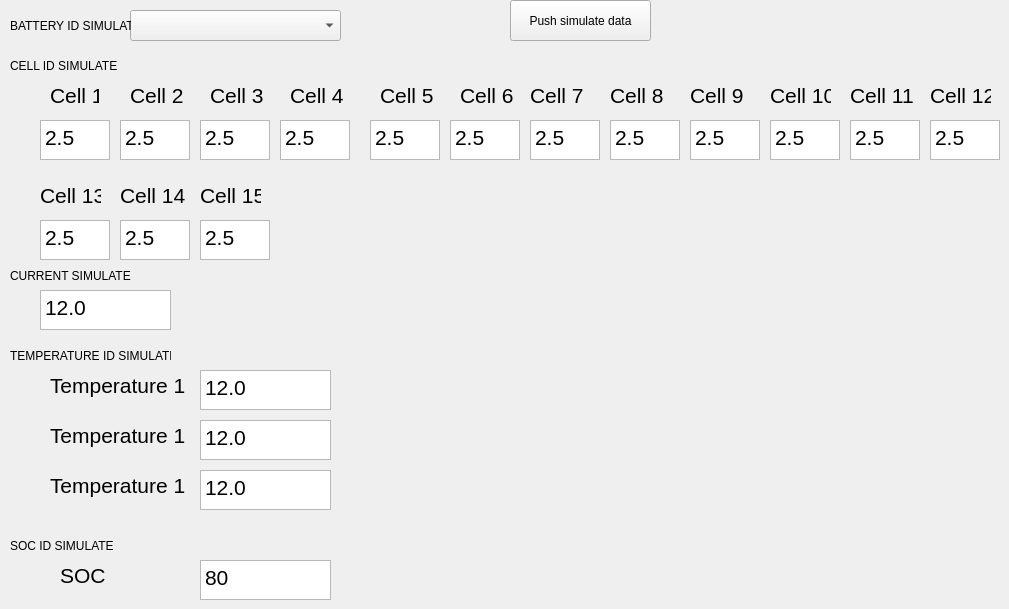
    <widget class="QWidget" name="tab_summary">
     <attribute name="title">
      <string>Page</string>
     </attribute>
     <widget class="QComboBox" name="comboBox_ID">
      <property name="geometry">
       <rect>
        <x>130</x>
        <y>10</y>
        <width>211</width>
        <height>31</height>
       </rect>
      </property>
     </widget>
     <widget class="QLabel" name="label_bat_id">
      <property name="geometry">
       <rect>
        <x>10</x>
        <y>10</y>
        <width>121</width>
        <height>31</height>
       </rect>
      </property>
      <property name="text">
       <string>BATTERY ID SIMULATE</string>
      </property>
     </widget>
     <widget class="QTextEdit" name="textEdit_cell_1">
      <property name="geometry">
       <rect>
        <x>40</x>
        <y>120</y>
        <width>70</width>
        <height>40</height>
       </rect>
      </property>
      <property name="font">
       <font>
        <pointsize>16</pointsize>
        <bold>true</bold>
       </font>
      </property>
      <property name="html">
       <string>&lt;!DOCTYPE HTML PUBLIC &quot;-//W3C//DTD HTML 4.0//EN&quot; &quot;http://www.w3.org/TR/REC-html40/strict.dtd&quot;&gt;
&lt;html&gt;&lt;head&gt;&lt;meta name=&quot;qrichtext&quot; content=&quot;1&quot; /&gt;&lt;meta charset=&quot;utf-8&quot; /&gt;&lt;style type=&quot;text/css&quot;&gt;
p, li { white-space: pre-wrap; }
hr { height: 1px; border-width: 0; }
li.unchecked::marker { content: &quot;\2610&quot;; }
li.checked::marker { content: &quot;\2612&quot;; }
&lt;/style&gt;&lt;/head&gt;&lt;body style=&quot; font-family:'Segoe UI'; font-size:16pt; font-weight:700; font-style:normal;&quot;&gt;
&lt;p style=&quot; margin-top:0px; margin-bottom:0px; margin-left:0px; margin-right:0px; -qt-block-indent:0; text-indent:0px;&quot;&gt;&lt;span style=&quot; font-weight:400;&quot;&gt;2.5&lt;/span&gt;&lt;/p&gt;&lt;/body&gt;&lt;/html&gt;</string>
      </property>
     </widget>
     <widget class="QTextEdit" name="textEdit_cell_2">
      <property name="geometry">
       <rect>
        <x>120</x>
        <y>120</y>
        <width>70</width>
        <height>40</height>
       </rect>
      </property>
      <property name="font">
       <font>
        <pointsize>16</pointsize>
        <bold>true</bold>
       </font>
      </property>
      <property name="html">
       <string>&lt;!DOCTYPE HTML PUBLIC &quot;-//W3C//DTD HTML 4.0//EN&quot; &quot;http://www.w3.org/TR/REC-html40/strict.dtd&quot;&gt;
&lt;html&gt;&lt;head&gt;&lt;meta name=&quot;qrichtext&quot; content=&quot;1&quot; /&gt;&lt;meta charset=&quot;utf-8&quot; /&gt;&lt;style type=&quot;text/css&quot;&gt;
p, li { white-space: pre-wrap; }
hr { height: 1px; border-width: 0; }
li.unchecked::marker { content: &quot;\2610&quot;; }
li.checked::marker { content: &quot;\2612&quot;; }
&lt;/style&gt;&lt;/head&gt;&lt;body style=&quot; font-family:'Segoe UI'; font-size:16pt; font-weight:700; font-style:normal;&quot;&gt;
&lt;p style=&quot; margin-top:0px; margin-bottom:0px; margin-left:0px; margin-right:0px; -qt-block-indent:0; text-indent:0px;&quot;&gt;&lt;span style=&quot; font-weight:400;&quot;&gt;2.5&lt;/span&gt;&lt;/p&gt;&lt;/body&gt;&lt;/html&gt;</string>
      </property>
     </widget>
     <widget class="QTextEdit" name="textEdit_cell_3">
      <property name="geometry">
       <rect>
        <x>200</x>
        <y>120</y>
        <width>70</width>
        <height>40</height>
       </rect>
      </property>
      <property name="font">
       <font>
        <pointsize>16</pointsize>
        <bold>true</bold>
       </font>
      </property>
      <property name="html">
       <string>&lt;!DOCTYPE HTML PUBLIC &quot;-//W3C//DTD HTML 4.0//EN&quot; &quot;http://www.w3.org/TR/REC-html40/strict.dtd&quot;&gt;
&lt;html&gt;&lt;head&gt;&lt;meta name=&quot;qrichtext&quot; content=&quot;1&quot; /&gt;&lt;meta charset=&quot;utf-8&quot; /&gt;&lt;style type=&quot;text/css&quot;&gt;
p, li { white-space: pre-wrap; }
hr { height: 1px; border-width: 0; }
li.unchecked::marker { content: &quot;\2610&quot;; }
li.checked::marker { content: &quot;\2612&quot;; }
&lt;/style&gt;&lt;/head&gt;&lt;body style=&quot; font-family:'Segoe UI'; font-size:16pt; font-weight:700; font-style:normal;&quot;&gt;
&lt;p style=&quot; margin-top:0px; margin-bottom:0px; margin-left:0px; margin-right:0px; -qt-block-indent:0; text-indent:0px;&quot;&gt;&lt;span style=&quot; font-weight:400;&quot;&gt;2.5&lt;/span&gt;&lt;/p&gt;&lt;/body&gt;&lt;/html&gt;</string>
      </property>
     </widget>
     <widget class="QTextEdit" name="textEdit_cell_4">
      <property name="geometry">
       <rect>
        <x>280</x>
        <y>120</y>
        <width>70</width>
        <height>40</height>
       </rect>
      </property>
      <property name="font">
       <font>
        <pointsize>16</pointsize>
        <bold>true</bold>
       </font>
      </property>
      <property name="html">
       <string>&lt;!DOCTYPE HTML PUBLIC &quot;-//W3C//DTD HTML 4.0//EN&quot; &quot;http://www.w3.org/TR/REC-html40/strict.dtd&quot;&gt;
&lt;html&gt;&lt;head&gt;&lt;meta name=&quot;qrichtext&quot; content=&quot;1&quot; /&gt;&lt;meta charset=&quot;utf-8&quot; /&gt;&lt;style type=&quot;text/css&quot;&gt;
p, li { white-space: pre-wrap; }
hr { height: 1px; border-width: 0; }
li.unchecked::marker { content: &quot;\2610&quot;; }
li.checked::marker { content: &quot;\2612&quot;; }
&lt;/style&gt;&lt;/head&gt;&lt;body style=&quot; font-family:'Segoe UI'; font-size:16pt; font-weight:700; font-style:normal;&quot;&gt;
&lt;p style=&quot; margin-top:0px; margin-bottom:0px; margin-left:0px; margin-right:0px; -qt-block-indent:0; text-indent:0px;&quot;&gt;&lt;span style=&quot; font-weight:400;&quot;&gt;2.5&lt;/span&gt;&lt;/p&gt;&lt;/body&gt;&lt;/html&gt;</string>
      </property>
     </widget>
     <widget class="QTextEdit" name="textEdit_cell_5">
      <property name="geometry">
       <rect>
        <x>370</x>
        <y>120</y>
        <width>70</width>
        <height>40</height>
       </rect>
      </property>
      <property name="font">
       <font>
        <pointsize>16</pointsize>
        <bold>true</bold>
       </font>
      </property>
      <property name="html">
       <string>&lt;!DOCTYPE HTML PUBLIC &quot;-//W3C//DTD HTML 4.0//EN&quot; &quot;http://www.w3.org/TR/REC-html40/strict.dtd&quot;&gt;
&lt;html&gt;&lt;head&gt;&lt;meta name=&quot;qrichtext&quot; content=&quot;1&quot; /&gt;&lt;meta charset=&quot;utf-8&quot; /&gt;&lt;style type=&quot;text/css&quot;&gt;
p, li { white-space: pre-wrap; }
hr { height: 1px; border-width: 0; }
li.unchecked::marker { content: &quot;\2610&quot;; }
li.checked::marker { content: &quot;\2612&quot;; }
&lt;/style&gt;&lt;/head&gt;&lt;body style=&quot; font-family:'Segoe UI'; font-size:16pt; font-weight:700; font-style:normal;&quot;&gt;
&lt;p style=&quot; margin-top:0px; margin-bottom:0px; margin-left:0px; margin-right:0px; -qt-block-indent:0; text-indent:0px;&quot;&gt;&lt;span style=&quot; font-weight:400;&quot;&gt;2.5&lt;/span&gt;&lt;/p&gt;&lt;/body&gt;&lt;/html&gt;</string>
      </property>
     </widget>
     <widget class="QTextEdit" name="textEdit_cell_6">
      <property name="geometry">
       <rect>
        <x>450</x>
        <y>120</y>
        <width>70</width>
        <height>40</height>
       </rect>
      </property>
      <property name="font">
       <font>
        <pointsize>16</pointsize>
        <bold>true</bold>
       </font>
      </property>
      <property name="html">
       <string>&lt;!DOCTYPE HTML PUBLIC &quot;-//W3C//DTD HTML 4.0//EN&quot; &quot;http://www.w3.org/TR/REC-html40/strict.dtd&quot;&gt;
&lt;html&gt;&lt;head&gt;&lt;meta name=&quot;qrichtext&quot; content=&quot;1&quot; /&gt;&lt;meta charset=&quot;utf-8&quot; /&gt;&lt;style type=&quot;text/css&quot;&gt;
p, li { white-space: pre-wrap; }
hr { height: 1px; border-width: 0; }
li.unchecked::marker { content: &quot;\2610&quot;; }
li.checked::marker { content: &quot;\2612&quot;; }
&lt;/style&gt;&lt;/head&gt;&lt;body style=&quot; font-family:'Segoe UI'; font-size:16pt; font-weight:700; font-style:normal;&quot;&gt;
&lt;p style=&quot; margin-top:0px; margin-bottom:0px; margin-left:0px; margin-right:0px; -qt-block-indent:0; text-indent:0px;&quot;&gt;&lt;span style=&quot; font-weight:400;&quot;&gt;2.5&lt;/span&gt;&lt;/p&gt;&lt;/body&gt;&lt;/html&gt;</string>
      </property>
     </widget>
     <widget class="QTextEdit" name="textEdit_cell_7">
      <property name="geometry">
       <rect>
        <x>530</x>
        <y>120</y>
        <width>70</width>
        <height>40</height>
       </rect>
      </property>
      <property name="font">
       <font>
        <pointsize>16</pointsize>
        <bold>true</bold>
       </font>
      </property>
      <property name="html">
       <string>&lt;!DOCTYPE HTML PUBLIC &quot;-//W3C//DTD HTML 4.0//EN&quot; &quot;http://www.w3.org/TR/REC-html40/strict.dtd&quot;&gt;
&lt;html&gt;&lt;head&gt;&lt;meta name=&quot;qrichtext&quot; content=&quot;1&quot; /&gt;&lt;meta charset=&quot;utf-8&quot; /&gt;&lt;style type=&quot;text/css&quot;&gt;
p, li { white-space: pre-wrap; }
hr { height: 1px; border-width: 0; }
li.unchecked::marker { content: &quot;\2610&quot;; }
li.checked::marker { content: &quot;\2612&quot;; }
&lt;/style&gt;&lt;/head&gt;&lt;body style=&quot; font-family:'Segoe UI'; font-size:16pt; font-weight:700; font-style:normal;&quot;&gt;
&lt;p style=&quot; margin-top:0px; margin-bottom:0px; margin-left:0px; margin-right:0px; -qt-block-indent:0; text-indent:0px;&quot;&gt;&lt;span style=&quot; font-weight:400;&quot;&gt;2.5&lt;/span&gt;&lt;/p&gt;&lt;/body&gt;&lt;/html&gt;</string>
      </property>
     </widget>
     <widget class="QTextEdit" name="textEdit_cell_8">
      <property name="geometry">
       <rect>
        <x>610</x>
        <y>120</y>
        <width>70</width>
        <height>40</height>
       </rect>
      </property>
      <property name="font">
       <font>
        <pointsize>16</pointsize>
        <bold>true</bold>
       </font>
      </property>
      <property name="html">
       <string>&lt;!DOCTYPE HTML PUBLIC &quot;-//W3C//DTD HTML 4.0//EN&quot; &quot;http://www.w3.org/TR/REC-html40/strict.dtd&quot;&gt;
&lt;html&gt;&lt;head&gt;&lt;meta name=&quot;qrichtext&quot; content=&quot;1&quot; /&gt;&lt;meta charset=&quot;utf-8&quot; /&gt;&lt;style type=&quot;text/css&quot;&gt;
p, li { white-space: pre-wrap; }
hr { height: 1px; border-width: 0; }
li.unchecked::marker { content: &quot;\2610&quot;; }
li.checked::marker { content: &quot;\2612&quot;; }
&lt;/style&gt;&lt;/head&gt;&lt;body style=&quot; font-family:'Segoe UI'; font-size:16pt; font-weight:700; font-style:normal;&quot;&gt;
&lt;p style=&quot; margin-top:0px; margin-bottom:0px; margin-left:0px; margin-right:0px; -qt-block-indent:0; text-indent:0px;&quot;&gt;&lt;span style=&quot; font-weight:400;&quot;&gt;2.5&lt;/span&gt;&lt;/p&gt;&lt;/body&gt;&lt;/html&gt;</string>
      </property>
     </widget>
     <widget class="QTextEdit" name="textEdit_cell_9">
      <property name="geometry">
       <rect>
        <x>690</x>
        <y>120</y>
        <width>70</width>
        <height>40</height>
       </rect>
      </property>
      <property name="font">
       <font>
        <pointsize>16</pointsize>
        <bold>true</bold>
       </font>
      </property>
      <property name="html">
       <string>&lt;!DOCTYPE HTML PUBLIC &quot;-//W3C//DTD HTML 4.0//EN&quot; &quot;http://www.w3.org/TR/REC-html40/strict.dtd&quot;&gt;
&lt;html&gt;&lt;head&gt;&lt;meta name=&quot;qrichtext&quot; content=&quot;1&quot; /&gt;&lt;meta charset=&quot;utf-8&quot; /&gt;&lt;style type=&quot;text/css&quot;&gt;
p, li { white-space: pre-wrap; }
hr { height: 1px; border-width: 0; }
li.unchecked::marker { content: &quot;\2610&quot;; }
li.checked::marker { content: &quot;\2612&quot;; }
&lt;/style&gt;&lt;/head&gt;&lt;body style=&quot; font-family:'Segoe UI'; font-size:16pt; font-weight:700; font-style:normal;&quot;&gt;
&lt;p style=&quot; margin-top:0px; margin-bottom:0px; margin-left:0px; margin-right:0px; -qt-block-indent:0; text-indent:0px;&quot;&gt;&lt;span style=&quot; font-weight:400;&quot;&gt;2.5&lt;/span&gt;&lt;/p&gt;&lt;/body&gt;&lt;/html&gt;</string>
      </property>
     </widget>
     <widget class="QTextEdit" name="textEdit_cell_10">
      <property name="geometry">
       <rect>
        <x>770</x>
        <y>120</y>
        <width>70</width>
        <height>40</height>
       </rect>
      </property>
      <property name="font">
       <font>
        <pointsize>16</pointsize>
        <bold>true</bold>
       </font>
      </property>
      <property name="html">
       <string>&lt;!DOCTYPE HTML PUBLIC &quot;-//W3C//DTD HTML 4.0//EN&quot; &quot;http://www.w3.org/TR/REC-html40/strict.dtd&quot;&gt;
&lt;html&gt;&lt;head&gt;&lt;meta name=&quot;qrichtext&quot; content=&quot;1&quot; /&gt;&lt;meta charset=&quot;utf-8&quot; /&gt;&lt;style type=&quot;text/css&quot;&gt;
p, li { white-space: pre-wrap; }
hr { height: 1px; border-width: 0; }
li.unchecked::marker { content: &quot;\2610&quot;; }
li.checked::marker { content: &quot;\2612&quot;; }
&lt;/style&gt;&lt;/head&gt;&lt;body style=&quot; font-family:'Segoe UI'; font-size:16pt; font-weight:700; font-style:normal;&quot;&gt;
&lt;p style=&quot; margin-top:0px; margin-bottom:0px; margin-left:0px; margin-right:0px; -qt-block-indent:0; text-indent:0px;&quot;&gt;&lt;span style=&quot; font-weight:400;&quot;&gt;2.5&lt;/span&gt;&lt;/p&gt;&lt;/body&gt;&lt;/html&gt;</string>
      </property>
     </widget>
     <widget class="QTextEdit" name="textEdit_cell_11">
      <property name="geometry">
       <rect>
        <x>850</x>
        <y>120</y>
        <width>70</width>
        <height>40</height>
       </rect>
      </property>
      <property name="font">
       <font>
        <pointsize>16</pointsize>
        <bold>true</bold>
       </font>
      </property>
      <property name="html">
       <string>&lt;!DOCTYPE HTML PUBLIC &quot;-//W3C//DTD HTML 4.0//EN&quot; &quot;http://www.w3.org/TR/REC-html40/strict.dtd&quot;&gt;
&lt;html&gt;&lt;head&gt;&lt;meta name=&quot;qrichtext&quot; content=&quot;1&quot; /&gt;&lt;meta charset=&quot;utf-8&quot; /&gt;&lt;style type=&quot;text/css&quot;&gt;
p, li { white-space: pre-wrap; }
hr { height: 1px; border-width: 0; }
li.unchecked::marker { content: &quot;\2610&quot;; }
li.checked::marker { content: &quot;\2612&quot;; }
&lt;/style&gt;&lt;/head&gt;&lt;body style=&quot; font-family:'Segoe UI'; font-size:16pt; font-weight:700; font-style:normal;&quot;&gt;
&lt;p style=&quot; margin-top:0px; margin-bottom:0px; margin-left:0px; margin-right:0px; -qt-block-indent:0; text-indent:0px;&quot;&gt;&lt;span style=&quot; font-weight:400;&quot;&gt;2.5&lt;/span&gt;&lt;/p&gt;&lt;/body&gt;&lt;/html&gt;</string>
      </property>
     </widget>
     <widget class="QTextEdit" name="textEdit_cell_12">
      <property name="geometry">
       <rect>
        <x>930</x>
        <y>120</y>
        <width>70</width>
        <height>40</height>
       </rect>
      </property>
      <property name="font">
       <font>
        <pointsize>16</pointsize>
        <bold>true</bold>
       </font>
      </property>
      <property name="html">
       <string>&lt;!DOCTYPE HTML PUBLIC &quot;-//W3C//DTD HTML 4.0//EN&quot; &quot;http://www.w3.org/TR/REC-html40/strict.dtd&quot;&gt;
&lt;html&gt;&lt;head&gt;&lt;meta name=&quot;qrichtext&quot; content=&quot;1&quot; /&gt;&lt;meta charset=&quot;utf-8&quot; /&gt;&lt;style type=&quot;text/css&quot;&gt;
p, li { white-space: pre-wrap; }
hr { height: 1px; border-width: 0; }
li.unchecked::marker { content: &quot;\2610&quot;; }
li.checked::marker { content: &quot;\2612&quot;; }
&lt;/style&gt;&lt;/head&gt;&lt;body style=&quot; font-family:'Segoe UI'; font-size:16pt; font-weight:700; font-style:normal;&quot;&gt;
&lt;p style=&quot; margin-top:0px; margin-bottom:0px; margin-left:0px; margin-right:0px; -qt-block-indent:0; text-indent:0px;&quot;&gt;&lt;span style=&quot; font-weight:400;&quot;&gt;2.5&lt;/span&gt;&lt;/p&gt;&lt;/body&gt;&lt;/html&gt;</string>
      </property>
     </widget>
     <widget class="QLabel" name="label_bat_id_2">
      <property name="geometry">
       <rect>
        <x>10</x>
        <y>50</y>
        <width>121</width>
        <height>31</height>
       </rect>
      </property>
      <property name="text">
       <string>CELL ID SIMULATE</string>
      </property>
     </widget>
     <widget class="QLabel" name="label_5">
      <property name="geometry">
       <rect>
        <x>50</x>
        <y>80</y>
        <width>49</width>
        <height>31</height>
       </rect>
      </property>
      <property name="font">
       <font>
        <pointsize>16</pointsize>
       </font>
      </property>
      <property name="text">
       <string>Cell 1</string>
      </property>
     </widget>
     <widget class="QLabel" name="label_6">
      <property name="geometry">
       <rect>
        <x>130</x>
        <y>80</y>
        <width>61</width>
        <height>31</height>
       </rect>
      </property>
      <property name="font">
       <font>
        <pointsize>16</pointsize>
       </font>
      </property>
      <property name="text">
       <string>Cell 2</string>
      </property>
     </widget>
     <widget class="QLabel" name="label_7">
      <property name="geometry">
       <rect>
        <x>210</x>
        <y>80</y>
        <width>61</width>
        <height>31</height>
       </rect>
      </property>
      <property name="font">
       <font>
        <pointsize>16</pointsize>
       </font>
      </property>
      <property name="text">
       <string>Cell 3</string>
      </property>
     </widget>
     <widget class="QLabel" name="label_10">
      <property name="geometry">
       <rect>
        <x>290</x>
        <y>80</y>
        <width>61</width>
        <height>31</height>
       </rect>
      </property>
      <property name="font">
       <font>
        <pointsize>16</pointsize>
       </font>
      </property>
      <property name="text">
       <string>Cell 4</string>
      </property>
     </widget>
     <widget class="QLabel" name="label_11">
      <property name="geometry">
       <rect>
        <x>380</x>
        <y>80</y>
        <width>61</width>
        <height>31</height>
       </rect>
      </property>
      <property name="font">
       <font>
        <pointsize>16</pointsize>
       </font>
      </property>
      <property name="text">
       <string>Cell 5</string>
      </property>
     </widget>
     <widget class="QLabel" name="label_12">
      <property name="geometry">
       <rect>
        <x>460</x>
        <y>80</y>
        <width>61</width>
        <height>31</height>
       </rect>
      </property>
      <property name="font">
       <font>
        <pointsize>16</pointsize>
       </font>
      </property>
      <property name="text">
       <string>Cell 6</string>
      </property>
     </widget>
     <widget class="QLabel" name="label_13">
      <property name="geometry">
       <rect>
        <x>850</x>
        <y>80</y>
        <width>71</width>
        <height>31</height>
       </rect>
      </property>
      <property name="font">
       <font>
        <pointsize>16</pointsize>
       </font>
      </property>
      <property name="text">
       <string>Cell 11</string>
      </property>
     </widget>
     <widget class="QLabel" name="label_14">
      <property name="geometry">
       <rect>
        <x>530</x>
        <y>80</y>
        <width>61</width>
        <height>31</height>
       </rect>
      </property>
      <property name="font">
       <font>
        <pointsize>16</pointsize>
       </font>
      </property>
      <property name="text">
       <string>Cell 7</string>
      </property>
     </widget>
     <widget class="QLabel" name="label_15">
      <property name="geometry">
       <rect>
        <x>930</x>
        <y>80</y>
        <width>61</width>
        <height>31</height>
       </rect>
      </property>
      <property name="font">
       <font>
        <pointsize>16</pointsize>
       </font>
      </property>
      <property name="text">
       <string>Cell 12</string>
      </property>
     </widget>
     <widget class="QLabel" name="label_16">
      <property name="geometry">
       <rect>
        <x>610</x>
        <y>80</y>
        <width>61</width>
        <height>31</height>
       </rect>
      </property>
      <property name="font">
       <font>
        <pointsize>16</pointsize>
       </font>
      </property>
      <property name="text">
       <string>Cell 8</string>
      </property>
     </widget>
     <widget class="QLabel" name="label_17">
      <property name="geometry">
       <rect>
        <x>690</x>
        <y>80</y>
        <width>61</width>
        <height>31</height>
       </rect>
      </property>
      <property name="font">
       <font>
        <pointsize>16</pointsize>
       </font>
      </property>
      <property name="text">
       <string>Cell 9</string>
      </property>
     </widget>
     <widget class="QLabel" name="label_18">
      <property name="geometry">
       <rect>
        <x>770</x>
        <y>80</y>
        <width>61</width>
        <height>31</height>
       </rect>
      </property>
      <property name="font">
       <font>
        <pointsize>16</pointsize>
       </font>
      </property>
      <property name="text">
       <string>Cell 10</string>
      </property>
     </widget>
     <widget class="QLabel" name="label_bat_id_3">
      <property name="geometry">
       <rect>
        <x>10</x>
        <y>340</y>
        <width>161</width>
        <height>31</height>
       </rect>
      </property>
      <property name="text">
       <string>TEMPERATURE ID SIMULATE</string>
      </property>
     </widget>
     <widget class="QLabel" name="label_20">
      <property name="geometry">
       <rect>
        <x>50</x>
        <y>370</y>
        <width>181</width>
        <height>31</height>
       </rect>
      </property>
      <property name="font">
       <font>
        <pointsize>16</pointsize>
       </font>
      </property>
      <property name="text">
       <string>Temperature 1</string>
      </property>
     </widget>
     <widget class="QTextEdit" name="textEdit_temp_1">
      <property name="geometry">
       <rect>
        <x>200</x>
        <y>370</y>
        <width>131</width>
        <height>40</height>
       </rect>
      </property>
      <property name="font">
       <font>
        <pointsize>16</pointsize>
        <bold>true</bold>
       </font>
      </property>
      <property name="html">
       <string>&lt;!DOCTYPE HTML PUBLIC &quot;-//W3C//DTD HTML 4.0//EN&quot; &quot;http://www.w3.org/TR/REC-html40/strict.dtd&quot;&gt;
&lt;html&gt;&lt;head&gt;&lt;meta name=&quot;qrichtext&quot; content=&quot;1&quot; /&gt;&lt;meta charset=&quot;utf-8&quot; /&gt;&lt;style type=&quot;text/css&quot;&gt;
p, li { white-space: pre-wrap; }
hr { height: 1px; border-width: 0; }
li.unchecked::marker { content: &quot;\2610&quot;; }
li.checked::marker { content: &quot;\2612&quot;; }
&lt;/style&gt;&lt;/head&gt;&lt;body style=&quot; font-family:'Segoe UI'; font-size:16pt; font-weight:700; font-style:normal;&quot;&gt;
&lt;p style=&quot; margin-top:0px; margin-bottom:0px; margin-left:0px; margin-right:0px; -qt-block-indent:0; text-indent:0px;&quot;&gt;&lt;span style=&quot; font-weight:400;&quot;&gt;12.0&lt;/span&gt;&lt;/p&gt;&lt;/body&gt;&lt;/html&gt;</string>
      </property>
     </widget>
     <widget class="QTextEdit" name="textEdit_temp_2">
      <property name="geometry">
       <rect>
        <x>200</x>
        <y>420</y>
        <width>131</width>
        <height>40</height>
       </rect>
      </property>
      <property name="font">
       <font>
        <pointsize>16</pointsize>
        <bold>true</bold>
       </font>
      </property>
      <property name="html">
       <string>&lt;!DOCTYPE HTML PUBLIC &quot;-//W3C//DTD HTML 4.0//EN&quot; &quot;http://www.w3.org/TR/REC-html40/strict.dtd&quot;&gt;
&lt;html&gt;&lt;head&gt;&lt;meta name=&quot;qrichtext&quot; content=&quot;1&quot; /&gt;&lt;meta charset=&quot;utf-8&quot; /&gt;&lt;style type=&quot;text/css&quot;&gt;
p, li { white-space: pre-wrap; }
hr { height: 1px; border-width: 0; }
li.unchecked::marker { content: &quot;\2610&quot;; }
li.checked::marker { content: &quot;\2612&quot;; }
&lt;/style&gt;&lt;/head&gt;&lt;body style=&quot; font-family:'Segoe UI'; font-size:16pt; font-weight:700; font-style:normal;&quot;&gt;
&lt;p style=&quot; margin-top:0px; margin-bottom:0px; margin-left:0px; margin-right:0px; -qt-block-indent:0; text-indent:0px;&quot;&gt;&lt;span style=&quot; font-weight:400;&quot;&gt;12.0&lt;/span&gt;&lt;/p&gt;&lt;/body&gt;&lt;/html&gt;</string>
      </property>
     </widget>
     <widget class="QLabel" name="label_21">
      <property name="geometry">
       <rect>
        <x>50</x>
        <y>420</y>
        <width>181</width>
        <height>31</height>
       </rect>
      </property>
      <property name="font">
       <font>
        <pointsize>16</pointsize>
       </font>
      </property>
      <property name="text">
       <string>Temperature 1</string>
      </property>
     </widget>
     <widget class="QLabel" name="label_22">
      <property name="geometry">
       <rect>
        <x>50</x>
        <y>470</y>
        <width>181</width>
        <height>31</height>
       </rect>
      </property>
      <property name="font">
       <font>
        <pointsize>16</pointsize>
       </font>
      </property>
      <property name="text">
       <string>Temperature 1</string>
      </property>
     </widget>
     <widget class="QTextEdit" name="textEdit_temp_3">
      <property name="geometry">
       <rect>
        <x>200</x>
        <y>470</y>
        <width>131</width>
        <height>40</height>
       </rect>
      </property>
      <property name="font">
       <font>
        <pointsize>16</pointsize>
        <bold>true</bold>
       </font>
      </property>
      <property name="html">
       <string>&lt;!DOCTYPE HTML PUBLIC &quot;-//W3C//DTD HTML 4.0//EN&quot; &quot;http://www.w3.org/TR/REC-html40/strict.dtd&quot;&gt;
&lt;html&gt;&lt;head&gt;&lt;meta name=&quot;qrichtext&quot; content=&quot;1&quot; /&gt;&lt;meta charset=&quot;utf-8&quot; /&gt;&lt;style type=&quot;text/css&quot;&gt;
p, li { white-space: pre-wrap; }
hr { height: 1px; border-width: 0; }
li.unchecked::marker { content: &quot;\2610&quot;; }
li.checked::marker { content: &quot;\2612&quot;; }
&lt;/style&gt;&lt;/head&gt;&lt;body style=&quot; font-family:'Segoe UI'; font-size:16pt; font-weight:700; font-style:normal;&quot;&gt;
&lt;p style=&quot; margin-top:0px; margin-bottom:0px; margin-left:0px; margin-right:0px; -qt-block-indent:0; text-indent:0px;&quot;&gt;&lt;span style=&quot; font-weight:400;&quot;&gt;12.0&lt;/span&gt;&lt;/p&gt;&lt;/body&gt;&lt;/html&gt;</string>
      </property>
     </widget>
     <widget class="QLabel" name="label_bat_id_4">
      <property name="geometry">
       <rect>
        <x>10</x>
        <y>530</y>
        <width>161</width>
        <height>31</height>
       </rect>
      </property>
      <property name="text">
       <string>SOC ID SIMULATE</string>
      </property>
     </widget>
     <widget class="QTextEdit" name="textEdit_soc">
      <property name="geometry">
       <rect>
        <x>200</x>
        <y>560</y>
        <width>131</width>
        <height>40</height>
       </rect>
      </property>
      <property name="font">
       <font>
        <pointsize>16</pointsize>
        <bold>true</bold>
       </font>
      </property>
      <property name="html">
       <string>&lt;!DOCTYPE HTML PUBLIC &quot;-//W3C//DTD HTML 4.0//EN&quot; &quot;http://www.w3.org/TR/REC-html40/strict.dtd&quot;&gt;
&lt;html&gt;&lt;head&gt;&lt;meta name=&quot;qrichtext&quot; content=&quot;1&quot; /&gt;&lt;meta charset=&quot;utf-8&quot; /&gt;&lt;style type=&quot;text/css&quot;&gt;
p, li { white-space: pre-wrap; }
hr { height: 1px; border-width: 0; }
li.unchecked::marker { content: &quot;\2610&quot;; }
li.checked::marker { content: &quot;\2612&quot;; }
&lt;/style&gt;&lt;/head&gt;&lt;body style=&quot; font-family:'Segoe UI'; font-size:16pt; font-weight:700; font-style:normal;&quot;&gt;
&lt;p style=&quot; margin-top:0px; margin-bottom:0px; margin-left:0px; margin-right:0px; -qt-block-indent:0; text-indent:0px;&quot;&gt;&lt;span style=&quot; font-weight:400;&quot;&gt;80&lt;/span&gt;&lt;/p&gt;&lt;/body&gt;&lt;/html&gt;</string>
      </property>
     </widget>
     <widget class="QLabel" name="label_23">
      <property name="geometry">
       <rect>
        <x>60</x>
        <y>560</y>
        <width>181</width>
        <height>31</height>
       </rect>
      </property>
      <property name="font">
       <font>
        <pointsize>16</pointsize>
       </font>
      </property>
      <property name="text">
       <string>SOC</string>
      </property>
     </widget>
     <widget class="QLabel" name="label_bat_id_5">
      <property name="geometry">
       <rect>
        <x>10</x>
        <y>260</y>
        <width>161</width>
        <height>31</height>
       </rect>
      </property>
      <property name="text">
       <string>CURRENT SIMULATE</string>
      </property>
     </widget>
     <widget class="QTextEdit" name="textEdit_current">
      <property name="geometry">
       <rect>
        <x>40</x>
        <y>290</y>
        <width>131</width>
        <height>40</height>
       </rect>
      </property>
      <property name="font">
       <font>
        <pointsize>16</pointsize>
        <bold>true</bold>
       </font>
      </property>
      <property name="html">
       <string>&lt;!DOCTYPE HTML PUBLIC &quot;-//W3C//DTD HTML 4.0//EN&quot; &quot;http://www.w3.org/TR/REC-html40/strict.dtd&quot;&gt;
&lt;html&gt;&lt;head&gt;&lt;meta name=&quot;qrichtext&quot; content=&quot;1&quot; /&gt;&lt;meta charset=&quot;utf-8&quot; /&gt;&lt;style type=&quot;text/css&quot;&gt;
p, li { white-space: pre-wrap; }
hr { height: 1px; border-width: 0; }
li.unchecked::marker { content: &quot;\2610&quot;; }
li.checked::marker { content: &quot;\2612&quot;; }
&lt;/style&gt;&lt;/head&gt;&lt;body style=&quot; font-family:'Segoe UI'; font-size:16pt; font-weight:700; font-style:normal;&quot;&gt;
&lt;p style=&quot; margin-top:0px; margin-bottom:0px; margin-left:0px; margin-right:0px; -qt-block-indent:0; text-indent:0px;&quot;&gt;&lt;span style=&quot; font-weight:400;&quot;&gt;12.0&lt;/span&gt;&lt;/p&gt;&lt;/body&gt;&lt;/html&gt;</string>
      </property>
     </widget>
     <widget class="QPushButton" name="pushButton">
      <property name="geometry">
       <rect>
        <x>510</x>
        <y>0</y>
        <width>141</width>
        <height>41</height>
       </rect>
      </property>
      <property name="text">
       <string>Push simulate data</string>
      </property>
     </widget>
     <widget class="QTextEdit" name="textEdit_cell_13">
      <property name="geometry">
       <rect>
        <x>40</x>
        <y>220</y>
        <width>70</width>
        <height>40</height>
       </rect>
      </property>
      <property name="font">
       <font>
        <pointsize>16</pointsize>
        <bold>true</bold>
       </font>
      </property>
      <property name="html">
       <string>&lt;!DOCTYPE HTML PUBLIC &quot;-//W3C//DTD HTML 4.0//EN&quot; &quot;http://www.w3.org/TR/REC-html40/strict.dtd&quot;&gt;
&lt;html&gt;&lt;head&gt;&lt;meta name=&quot;qrichtext&quot; content=&quot;1&quot; /&gt;&lt;meta charset=&quot;utf-8&quot; /&gt;&lt;style type=&quot;text/css&quot;&gt;
p, li { white-space: pre-wrap; }
hr { height: 1px; border-width: 0; }
li.unchecked::marker { content: &quot;\2610&quot;; }
li.checked::marker { content: &quot;\2612&quot;; }
&lt;/style&gt;&lt;/head&gt;&lt;body style=&quot; font-family:'Segoe UI'; font-size:16pt; font-weight:700; font-style:normal;&quot;&gt;
&lt;p style=&quot; margin-top:0px; margin-bottom:0px; margin-left:0px; margin-right:0px; -qt-block-indent:0; text-indent:0px;&quot;&gt;&lt;span style=&quot; font-weight:400;&quot;&gt;2.5&lt;/span&gt;&lt;/p&gt;&lt;/body&gt;&lt;/html&gt;</string>
      </property>
     </widget>
     <widget class="QLabel" name="label_19">
      <property name="geometry">
       <rect>
        <x>120</x>
        <y>180</y>
        <width>71</width>
        <height>31</height>
       </rect>
      </property>
      <property name="font">
       <font>
        <pointsize>16</pointsize>
       </font>
      </property>
      <property name="text">
       <string>Cell 14</string>
      </property>
     </widget>
     <widget class="QLabel" name="label_24">
      <property name="geometry">
       <rect>
        <x>40</x>
        <y>180</y>
        <width>61</width>
        <height>31</height>
       </rect>
      </property>
      <property name="font">
       <font>
        <pointsize>16</pointsize>
       </font>
      </property>
      <property name="text">
       <string>Cell 13</string>
      </property>
     </widget>
     <widget class="QLabel" name="label_25">
      <property name="geometry">
       <rect>
        <x>200</x>
        <y>180</y>
        <width>61</width>
        <height>31</height>
       </rect>
      </property>
      <property name="font">
       <font>
        <pointsize>16</pointsize>
       </font>
      </property>
      <property name="text">
       <string>Cell 15</string>
      </property>
     </widget>
     <widget class="QTextEdit" name="textEdit_cell_14">
      <property name="geometry">
       <rect>
        <x>120</x>
        <y>220</y>
        <width>70</width>
        <height>40</height>
       </rect>
      </property>
      <property name="font">
       <font>
        <pointsize>16</pointsize>
        <bold>true</bold>
       </font>
      </property>
      <property name="html">
       <string>&lt;!DOCTYPE HTML PUBLIC &quot;-//W3C//DTD HTML 4.0//EN&quot; &quot;http://www.w3.org/TR/REC-html40/strict.dtd&quot;&gt;
&lt;html&gt;&lt;head&gt;&lt;meta name=&quot;qrichtext&quot; content=&quot;1&quot; /&gt;&lt;meta charset=&quot;utf-8&quot; /&gt;&lt;style type=&quot;text/css&quot;&gt;
p, li { white-space: pre-wrap; }
hr { height: 1px; border-width: 0; }
li.unchecked::marker { content: &quot;\2610&quot;; }
li.checked::marker { content: &quot;\2612&quot;; }
&lt;/style&gt;&lt;/head&gt;&lt;body style=&quot; font-family:'Segoe UI'; font-size:16pt; font-weight:700; font-style:normal;&quot;&gt;
&lt;p style=&quot; margin-top:0px; margin-bottom:0px; margin-left:0px; margin-right:0px; -qt-block-indent:0; text-indent:0px;&quot;&gt;&lt;span style=&quot; font-weight:400;&quot;&gt;2.5&lt;/span&gt;&lt;/p&gt;&lt;/body&gt;&lt;/html&gt;</string>
      </property>
     </widget>
     <widget class="QTextEdit" name="textEdit_cell_15">
      <property name="geometry">
       <rect>
        <x>200</x>
        <y>220</y>
        <width>70</width>
        <height>40</height>
       </rect>
      </property>
      <property name="font">
       <font>
        <pointsize>16</pointsize>
        <bold>true</bold>
       </font>
      </property>
      <property name="html">
       <string>&lt;!DOCTYPE HTML PUBLIC &quot;-//W3C//DTD HTML 4.0//EN&quot; &quot;http://www.w3.org/TR/REC-html40/strict.dtd&quot;&gt;
&lt;html&gt;&lt;head&gt;&lt;meta name=&quot;qrichtext&quot; content=&quot;1&quot; /&gt;&lt;meta charset=&quot;utf-8&quot; /&gt;&lt;style type=&quot;text/css&quot;&gt;
p, li { white-space: pre-wrap; }
hr { height: 1px; border-width: 0; }
li.unchecked::marker { content: &quot;\2610&quot;; }
li.checked::marker { content: &quot;\2612&quot;; }
&lt;/style&gt;&lt;/head&gt;&lt;body style=&quot; font-family:'Segoe UI'; font-size:16pt; font-weight:700; font-style:normal;&quot;&gt;
&lt;p style=&quot; margin-top:0px; margin-bottom:0px; margin-left:0px; margin-right:0px; -qt-block-indent:0; text-indent:0px;&quot;&gt;&lt;span style=&quot; font-weight:400;&quot;&gt;2.5&lt;/span&gt;&lt;/p&gt;&lt;/body&gt;&lt;/html&gt;</string>
      </property>
     </widget>
    </widget>
